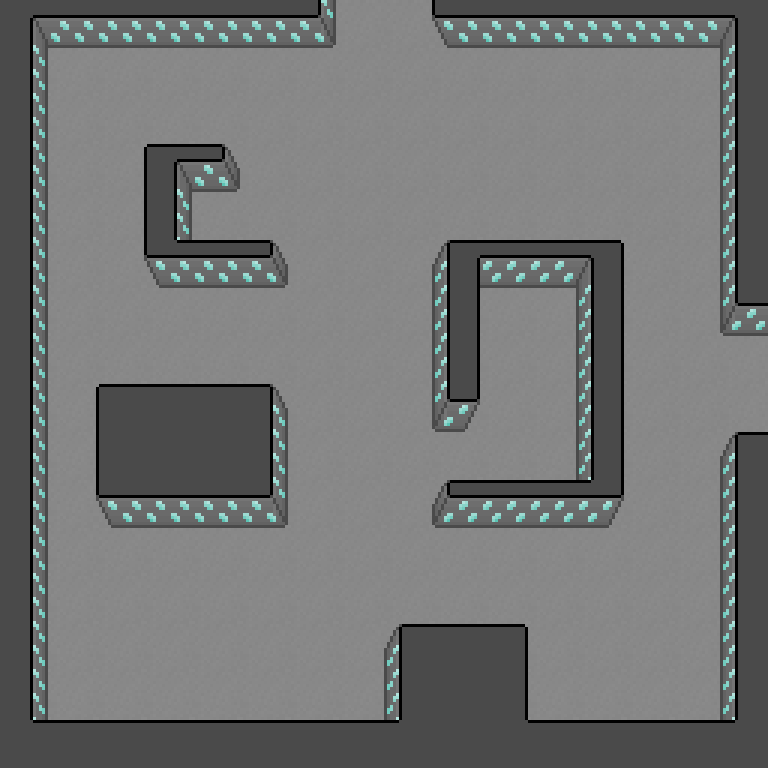

A level layout from a 2D game, rendered from its tile map. Below: a short description, then the map file with its tile-grid data intact:
An orthogonal 16x16 tile map with 48x48 px tiles, 1 tile layer (Calque de Tuiles 1).

<map version="1.10" tiledversion="1.11.2" orientation="orthogonal" renderorder="right-up" width="16" height="16" tilewidth="48" tileheight="48" infinite="0" nextlayerid="2" nextobjectid="1">
 <tileset firstgid="1" source="tileset_city.tsx" />
 <layer id="1" name="Calque de Tuiles 1" width="16" height="16">
  <data encoding="csv">
35,64,64,64,64,64,65,1,1,63,64,64,64,64,64,36,
53,1,1,1,1,1,1,1,1,1,1,1,1,1,1,15,
53,1,1,1,1,1,1,1,1,1,1,1,1,1,1,15,
53,1,1,55,45,1,1,1,1,1,1,1,1,1,1,15,
53,1,1,54,1,1,1,1,1,1,1,1,1,1,1,15,
53,1,1,67,44,45,1,1,1,7,32,32,8,1,1,15,
53,1,1,1,1,1,1,1,1,18,1,1,18,1,1,27,
53,1,1,1,1,1,1,1,1,18,1,1,18,1,1,1,
53,1,39,40,40,41,1,1,1,30,1,1,18,1,1,1,
53,1,51,52,52,53,1,1,1,1,1,1,18,1,1,3,
53,1,63,64,64,65,1,1,1,31,32,32,20,1,1,15,
53,1,1,1,1,1,1,1,1,1,1,1,1,1,1,15,
53,1,1,1,1,1,1,1,1,1,1,1,1,1,1,15,
53,1,1,1,1,1,1,1,3,4,5,1,1,1,1,15,
53,1,1,1,1,1,1,1,15,16,17,1,1,1,1,15,
47,40,40,40,40,40,40,40,48,16,16,40,40,40,40,48
</data>
 </layer>
</map>